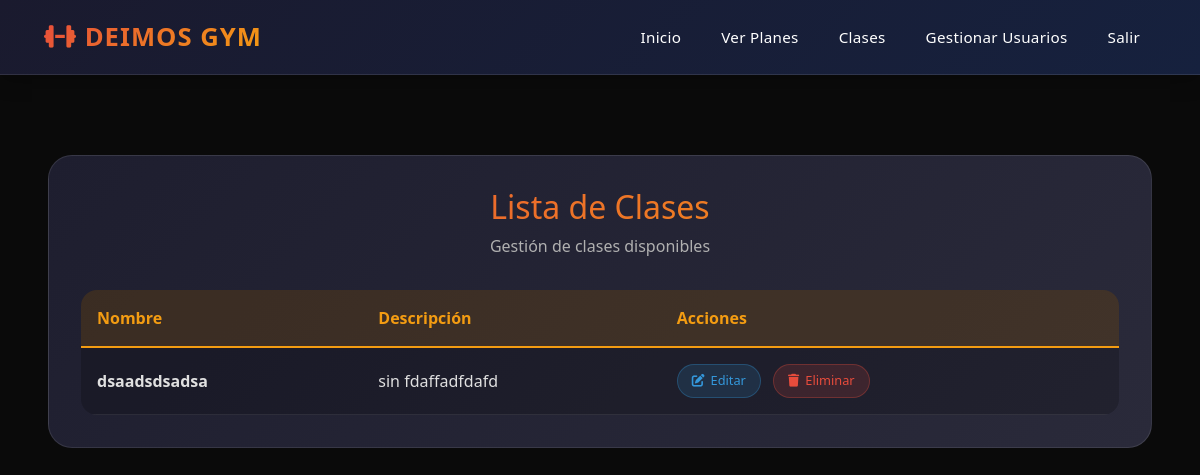
Before: /list-class/ (signed in) with the older database file.
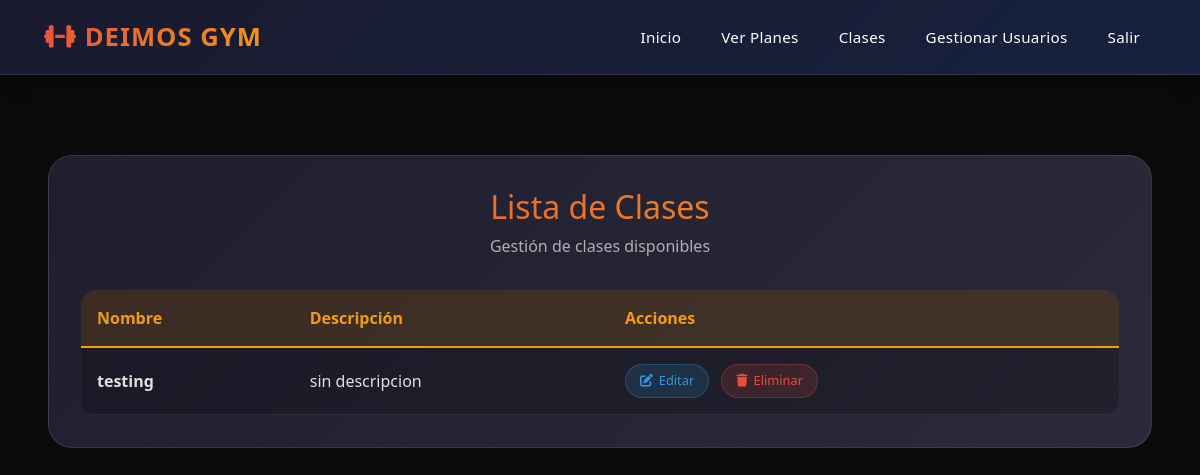
After: the same page with the newer database file.
### classes/models.py (models this page shows)
class Course(models.Model):
    name = models.CharField(max_length= 50,
        validators=[MinLengthValidator(5,"El nombre de la clase debe tener almenos 3 caracteres"),
        MaxLengthValidator(30,"el nombre de la clase no debe superar los 30 caracteres")])
    description = models.CharField(default="sin descripcion",
        validators=[MinLengthValidator(5, "la descripcion debe tener al menos 5 caracteres"),
        MaxLengthValidator(150, "la descripcion debe tener como maximo 150 caracteres")])
    teacher = models.ForeignKey(Person, on_delete=models.CASCADE)
    created_at = models.DateTimeField(auto_now_add=True)
    updated_at = models.DateTimeField(auto_now=True)
    starts_at = models.DateTimeField()
    ends_at = models.DateTimeField()

### classes/views.py (the view)
# urls.py: path("list-class/", list_class, name="list_class"),
@login_required
def list_class(request):
    if request.method == "GET":
        courses = Course.objects.all()
        return render(request, "list_class.html",{"courses": courses})

### classes/templates/list_class.html
{% extends "base.html" %}
{% block content %}
<div class="container-main">
    <div class="plans-module">
        <div class="module-header">
            <h2>Lista de Clases</h2>
            <p>Gestión de clases disponibles</p>
        </div>
        <div class="plans-table-container">
            <table class="plans-table">
                <thead>
                    <tr>
                        <th>Nombre</th>
                        <th>Descripción</th>
                        <th>Acciones</th>
                    </tr>
                </thead>
                <tbody>
                    {% for course in courses %}
                    <tr>
                        <td data-label="Nombre" class="plan-name-cell">
                            {{ course.name }}
                        </td>
                        <td data-label="Descripción">
                             {{ course.description }}
                        </td>
                        <td data-label="Acciones" class="plan-actions-cell">
                            <a href="{% url 'edit_class' course.id %}" class="action-btn edit-btn">
                                <i class="fas fa-edit"></i> Editar
                            </a>
                            <a href="{% url 'delete_class' course.id %}" class="action-btn delete-btn">
                                <i class="fas fa-trash"></i> Eliminar
                            </a>
                        </td>
                    </tr>
                    {% empty %}
                    <tr>
                        <td colspan="3" class="empty-row">
                            <i class="fas fa-info-circle"></i> No hay clases para mostrar
                        </td>
                    </tr>
                    {% endfor %}
                </tbody>
            </table>
        </div>
    </div>
</div>
{% endblock content %}

Changed rows visible on the page:
removed Course: name "dsaadsdsadsa", description "sin fdaffadfdafd"
added Course: name "testing", description "sin descripcion"
